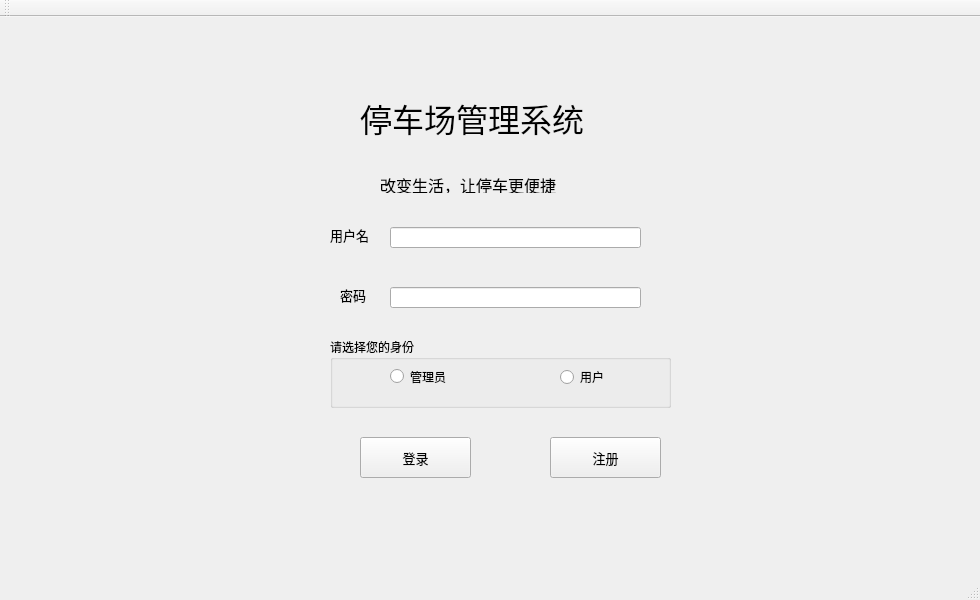
<?xml version="1.0" encoding="UTF-8"?>
<ui version="4.0">
 <class>MainWindow</class>
 <widget class="QMainWindow" name="MainWindow">
  <property name="geometry">
   <rect>
    <x>0</x>
    <y>0</y>
    <width>980</width>
    <height>600</height>
   </rect>
  </property>
  <property name="minimumSize">
   <size>
    <width>980</width>
    <height>600</height>
   </size>
  </property>
  <property name="maximumSize">
   <size>
    <width>980</width>
    <height>600</height>
   </size>
  </property>
  <property name="baseSize">
   <size>
    <width>980</width>
    <height>600</height>
   </size>
  </property>
  <property name="windowTitle">
   <string>停车场管理系统</string>
  </property>
  <widget class="QWidget" name="centralWidget">
   <widget class="QLabel" name="label">
    <property name="geometry">
     <rect>
      <x>360</x>
      <y>70</y>
      <width>301</width>
      <height>61</height>
     </rect>
    </property>
    <property name="font">
     <font>
      <family>黑体</family>
      <pointsize>24</pointsize>
     </font>
    </property>
    <property name="text">
     <string>停车场管理系统</string>
    </property>
   </widget>
   <widget class="QLabel" name="label_3">
    <property name="geometry">
     <rect>
      <x>380</x>
      <y>160</y>
      <width>341</width>
      <height>16</height>
     </rect>
    </property>
    <property name="font">
     <font>
      <family>楷体</family>
      <pointsize>12</pointsize>
     </font>
    </property>
    <property name="text">
     <string>改变生活，让停车更便捷</string>
    </property>
   </widget>
   <widget class="QLabel" name="label_4">
    <property name="geometry">
     <rect>
      <x>330</x>
      <y>210</y>
      <width>51</width>
      <height>16</height>
     </rect>
    </property>
    <property name="font">
     <font>
      <family>黑体</family>
      <pointsize>10</pointsize>
     </font>
    </property>
    <property name="text">
     <string>用户名</string>
    </property>
   </widget>
   <widget class="QLabel" name="label_5">
    <property name="geometry">
     <rect>
      <x>340</x>
      <y>270</y>
      <width>41</width>
      <height>16</height>
     </rect>
    </property>
    <property name="font">
     <font>
      <family>黑体</family>
      <pointsize>10</pointsize>
     </font>
    </property>
    <property name="text">
     <string>密码</string>
    </property>
   </widget>
   <widget class="QLineEdit" name="lineEdit">
    <property name="geometry">
     <rect>
      <x>390</x>
      <y>210</y>
      <width>251</width>
      <height>21</height>
     </rect>
    </property>
    <property name="maxLength">
     <number>20</number>
    </property>
   </widget>
   <widget class="QLineEdit" name="lineEdit_2">
    <property name="geometry">
     <rect>
      <x>390</x>
      <y>270</y>
      <width>251</width>
      <height>21</height>
     </rect>
    </property>
    <property name="maxLength">
     <number>20</number>
    </property>
   </widget>
   <widget class="QGroupBox" name="groupBox">
    <property name="geometry">
     <rect>
      <x>330</x>
      <y>320</y>
      <width>341</width>
      <height>71</height>
     </rect>
    </property>
    <property name="font">
     <font>
      <family>黑体</family>
     </font>
    </property>
    <property name="title">
     <string>请选择您的身份</string>
    </property>
    <widget class="QRadioButton" name="radioButton">
     <property name="geometry">
      <rect>
       <x>60</x>
       <y>30</y>
       <width>91</width>
       <height>19</height>
      </rect>
     </property>
     <property name="text">
      <string>管理员</string>
     </property>
    </widget>
    <widget class="QRadioButton" name="radioButton_2">
     <property name="geometry">
      <rect>
       <x>230</x>
       <y>30</y>
       <width>81</width>
       <height>20</height>
      </rect>
     </property>
     <property name="text">
      <string>用户</string>
     </property>
    </widget>
   </widget>
   <widget class="QPushButton" name="pushButton">
    <property name="geometry">
     <rect>
      <x>360</x>
      <y>420</y>
      <width>111</width>
      <height>41</height>
     </rect>
    </property>
    <property name="font">
     <font>
      <family>黑体</family>
      <pointsize>10</pointsize>
     </font>
    </property>
    <property name="text">
     <string>登录</string>
    </property>
   </widget>
   <widget class="QPushButton" name="pushButton_2">
    <property name="geometry">
     <rect>
      <x>550</x>
      <y>420</y>
      <width>111</width>
      <height>41</height>
     </rect>
    </property>
    <property name="font">
     <font>
      <family>黑体</family>
      <pointsize>10</pointsize>
     </font>
    </property>
    <property name="text">
     <string>注册</string>
    </property>
   </widget>
  </widget>
  <widget class="QMenuBar" name="menuBar">
   <property name="geometry">
    <rect>
     <x>0</x>
     <y>0</y>
     <width>980</width>
     <height>26</height>
    </rect>
   </property>
  </widget>
  <widget class="QToolBar" name="mainToolBar">
   <attribute name="toolBarArea">
    <enum>TopToolBarArea</enum>
   </attribute>
   <attribute name="toolBarBreak">
    <bool>false</bool>
   </attribute>
  </widget>
  <widget class="QStatusBar" name="statusBar"/>
 </widget>
 <layoutdefault spacing="6" margin="11"/>
 <resources/>
 <connections/>
</ui>
